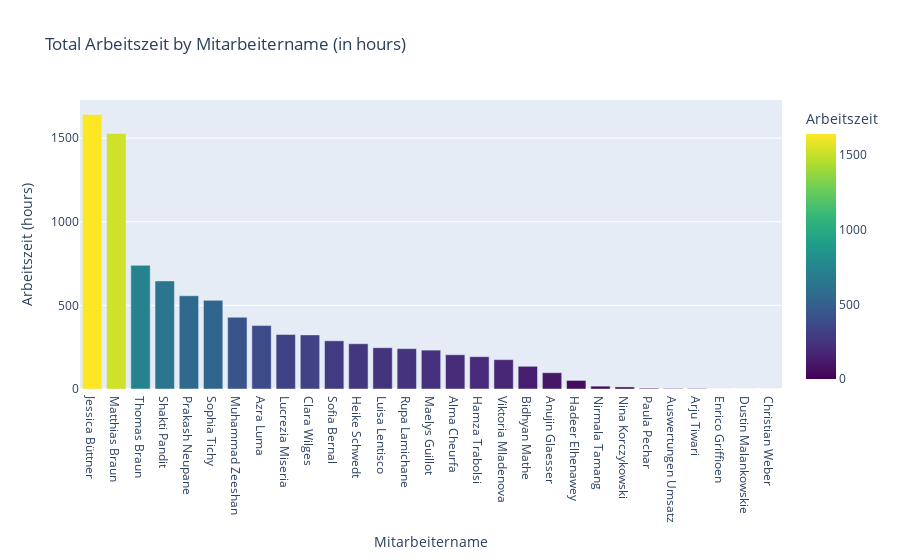

The cell this chart's notebook holds for it:
### Code cell
import polars as pl
import pandas as pd
import plotly.express as px

# Assuming df3 is already defined as a Polars DataFrame
personal = df3.select([
    'Mitarbeitername',
    'Arbeitszeit'
])

# Convert to Pandas DataFrame for further processing
personal_df = personal.to_pandas()

# Debugging print
print("Initial DataFrame:\n", personal_df)

# Convert 'Arbeitszeit' to total seconds
def convert_to_seconds(time_str):
    try:
        h, m = map(int, time_str.split(':'))
        return h * 3600 + m * 60
    except Exception:
        return 0

personal_df['Arbeitszeit'] = personal_df['Arbeitszeit'].apply(convert_to_seconds)

# Debugging print
print("DataFrame after converting Arbeitszeit to seconds:\n", personal_df)

# Aggregate total Arbeitszeit per Mitarbeitername
aggregated_data = personal_df.groupby('Mitarbeitername').agg({'Arbeitszeit': 'sum'}).reset_index()

# Convert total seconds to hours for display
def seconds_to_hours(seconds):
    return seconds / 3600

aggregated_data['Arbeitszeit'] = aggregated_data['Arbeitszeit'].apply(seconds_to_hours)

# Sort the data in descending order
aggregated_data = aggregated_data.sort_values(by='Arbeitszeit', ascending=False)

# Debugging print
print("Aggregated Data with Arbeitszeit in hours (sorted):\n", aggregated_data)

# Plot the aggregated data to check correctness
fig = px.bar(
    aggregated_data, 
    x='Mitarbeitername', 
    y='Arbeitszeit', 
    title='Total Arbeitszeit by Mitarbeitername (in hours)',
    color='Arbeitszeit',
    color_continuous_scale=px.colors.sequential.Viridis
)
fig.update_layout(xaxis_title='Mitarbeitername', yaxis_title='Arbeitszeit (hours)', barmode='group')
fig.show()

### Figure 1 — Plotly figure (JSON) as saved in the notebook; plotly's stock layout.template omitted (floating-point values rounded to 4 significant figures)
{"data": [{"alignmentgroup": "True", "hovertemplate": "Mitarbeitername=%{x}<br>Arbeitszeit=%{marker.color}<extra></extra>", "legendgroup": "", "marker": {"color": [1642.0, 1528.0, 739.4, 646.3, 557.7, 530.0, 429.1, 379.2, 326.1, 323.6, 288.2, 270.7, 246.8, 241.5, 232.5, 204.9, 193.3, 175.6, 135.7, 97.27, 51.27, 16.83, 12.27, 4.633, 3.117, 2.817, 0, 0, 0], "coloraxis": "coloraxis", "pattern": {"shape": ""}}, "name": "", "offsetgroup": "", "orientation": "v", "showlegend": false, "textposition": "auto", "type": "bar", "x": ["Jessica Büttner", "Matthias Braun", "Thomas Braun", "Shakti Pandit", "Prakash Neupane", "Sophia Tichy", "Muhammad Zeeshan", "Azra Luma", "Lucrezia Miseria", "Clara Wilges", "Sofia Bernal", "Heike Schwedt", "Luisa Lentisco", "Rupa Lamichane", "Maelys Guillot", "Alma Cheurfa", "Hamza Trabolsi", "Viktoria Mladenova", "Bidhyan Mathe", "Anujin Glaesser", "Hadeer Elhenawey", "Nirmala Tamang", "Nina Korczykowski", "Paula Pechar", "Auswertungen Umsatz", "Arju Tiwari", "Enrico Griffioen", "Dustin Malankowskie", "Christian Weber"], "xaxis": "x", "y": [1642.0, 1528.0, 739.4, 646.3, 557.7, 530.0, 429.1, 379.2, 326.1, 323.6, 288.2, 270.7, 246.8, 241.5, 232.5, 204.9, 193.3, 175.6, 135.7, 97.27, 51.27, 16.83, 12.27, 4.633, 3.117, 2.817, 0, 0, 0], "yaxis": "y"}], "layout": {"barmode": "group", "coloraxis": {"colorbar": {"title": {"text": "Arbeitszeit"}}, "colorscale": [[0, "#440154"], [0.1111, "#482878"], [0.2222, "#3e4989"], [0.3333, "#31688e"], [0.4444, "#26828e"], [0.5556, "#1f9e89"], [0.6667, "#35b779"], [0.7778, "#6ece58"], [0.8889, "#b5de2b"], [1, "#fde725"]]}, "legend": {"tracegroupgap": 0}, "title": {"text": "Total Arbeitszeit by Mitarbeitername (in hours)"}, "xaxis": {"anchor": "y", "domain": [0, 1], "title": {"text": "Mitarbeitername"}}, "yaxis": {"anchor": "x", "domain": [0, 1], "title": {"text": "Arbeitszeit (hours)"}}}}
